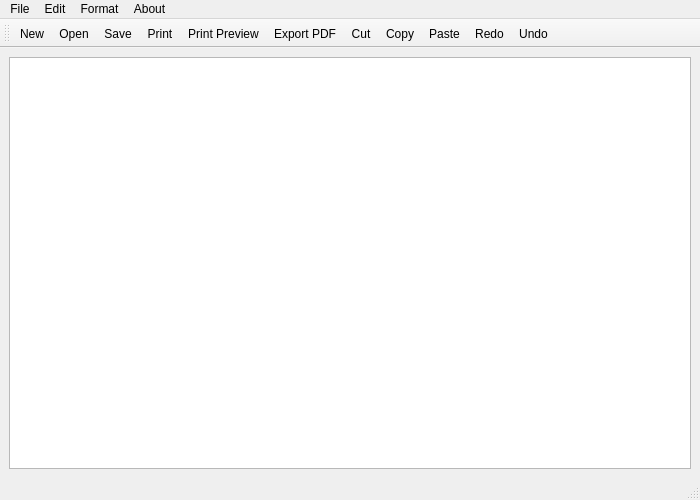
<?xml version="1.0" encoding="UTF-8"?>
<ui version="4.0">
 <class>MainWindow</class>
 <widget class="QMainWindow" name="MainWindow">
  <property name="geometry">
   <rect>
    <x>0</x>
    <y>0</y>
    <width>700</width>
    <height>500</height>
   </rect>
  </property>
  <property name="windowTitle">
   <string>NotePad App</string>
  </property>
  <widget class="QWidget" name="centralwidget">
   <layout class="QHBoxLayout" name="horizontalLayout">
    <item>
     <widget class="QTextEdit" name="textEdit"/>
    </item>
   </layout>
  </widget>
  <widget class="QMenuBar" name="menubar">
   <property name="geometry">
    <rect>
     <x>0</x>
     <y>0</y>
     <width>700</width>
     <height>22</height>
    </rect>
   </property>
   <widget class="QMenu" name="menuFile">
    <property name="title">
     <string>File</string>
    </property>
    <addaction name="actionNew"/>
    <addaction name="actionOpen"/>
    <addaction name="actionSave"/>
    <addaction name="separator"/>
    <addaction name="actionPrint"/>
    <addaction name="actionPrint_Preview"/>
    <addaction name="actionExport_PDF"/>
    <addaction name="separator"/>
    <addaction name="actionQuite"/>
   </widget>
   <widget class="QMenu" name="menuEdit">
    <property name="title">
     <string>Edit</string>
    </property>
    <addaction name="actionUndo"/>
    <addaction name="actionRedo"/>
    <addaction name="separator"/>
    <addaction name="actionCut"/>
    <addaction name="actionCopy"/>
    <addaction name="actionPaste"/>
   </widget>
   <widget class="QMenu" name="menuFormat">
    <property name="title">
     <string>Format</string>
    </property>
    <addaction name="actionBold"/>
    <addaction name="actionItalic"/>
    <addaction name="actionUnderline"/>
    <addaction name="separator"/>
    <addaction name="actionLeft"/>
    <addaction name="actionRight"/>
    <addaction name="actionCenter"/>
    <addaction name="actionJustify"/>
    <addaction name="separator"/>
    <addaction name="actionFont"/>
    <addaction name="actionColor"/>
   </widget>
   <widget class="QMenu" name="menuAbout">
    <property name="title">
     <string>About</string>
    </property>
    <addaction name="actionAbout_App"/>
   </widget>
   <addaction name="menuFile"/>
   <addaction name="menuEdit"/>
   <addaction name="menuFormat"/>
   <addaction name="menuAbout"/>
  </widget>
  <widget class="QStatusBar" name="statusbar"/>
  <widget class="QToolBar" name="toolBar">
   <property name="windowTitle">
    <string>toolBar</string>
   </property>
   <attribute name="toolBarArea">
    <enum>TopToolBarArea</enum>
   </attribute>
   <attribute name="toolBarBreak">
    <bool>false</bool>
   </attribute>
   <addaction name="actionNew"/>
   <addaction name="actionOpen"/>
   <addaction name="actionSave"/>
   <addaction name="actionPrint"/>
   <addaction name="actionPrint_Preview"/>
   <addaction name="actionExport_PDF"/>
   <addaction name="actionCut"/>
   <addaction name="actionCopy"/>
   <addaction name="actionPaste"/>
   <addaction name="actionRedo"/>
   <addaction name="actionUndo"/>
  </widget>
  <action name="actionNew">
   <property name="icon">
    <iconset resource="images/images.qrc">
     <normaloff>:/images/new.png</normaloff>:/images/new.png</iconset>
   </property>
   <property name="text">
    <string>New</string>
   </property>
   <property name="shortcut">
    <string>Ctrl+N</string>
   </property>
  </action>
  <action name="actionOpen">
   <property name="icon">
    <iconset resource="images/images.qrc">
     <normaloff>:/images/open.png</normaloff>:/images/open.png</iconset>
   </property>
   <property name="text">
    <string>Open</string>
   </property>
   <property name="shortcut">
    <string>Ctrl+O</string>
   </property>
  </action>
  <action name="actionSave">
   <property name="icon">
    <iconset>
     <normaloff>images/save.png</normaloff>images/save.png</iconset>
   </property>
   <property name="text">
    <string>Save</string>
   </property>
   <property name="shortcut">
    <string>Ctrl+S</string>
   </property>
  </action>
  <action name="actionPrint">
   <property name="icon">
    <iconset resource="images/images.qrc">
     <normaloff>:/images/print.png</normaloff>:/images/print.png</iconset>
   </property>
   <property name="text">
    <string>Print</string>
   </property>
   <property name="shortcut">
    <string>Ctrl+P</string>
   </property>
  </action>
  <action name="actionPrint_Preview">
   <property name="icon">
    <iconset resource="images/images.qrc">
     <normaloff>:/images/printprev.png</normaloff>:/images/printprev.png</iconset>
   </property>
   <property name="text">
    <string>Print Preview</string>
   </property>
   <property name="shortcut">
    <string>Ctrl+Shift+P</string>
   </property>
  </action>
  <action name="actionExport_PDF">
   <property name="icon">
    <iconset resource="images/images.qrc">
     <normaloff>:/images/pdf.png</normaloff>:/images/pdf.png</iconset>
   </property>
   <property name="text">
    <string>Export PDF</string>
   </property>
   <property name="shortcut">
    <string>Ctrl+E</string>
   </property>
  </action>
  <action name="actionQuite">
   <property name="icon">
    <iconset resource="images/images.qrc">
     <normaloff>:/images/exit.png</normaloff>:/images/exit.png</iconset>
   </property>
   <property name="text">
    <string>Quite</string>
   </property>
   <property name="shortcut">
    <string>Ctrl+Q</string>
   </property>
  </action>
  <action name="actionUndo">
   <property name="icon">
    <iconset resource="images/images.qrc">
     <normaloff>:/images/undo.png</normaloff>:/images/undo.png</iconset>
   </property>
   <property name="text">
    <string>Undo</string>
   </property>
   <property name="shortcut">
    <string>Ctrl+Z</string>
   </property>
  </action>
  <action name="actionRedo">
   <property name="icon">
    <iconset resource="images/images.qrc">
     <normaloff>:/images/redo.png</normaloff>:/images/redo.png</iconset>
   </property>
   <property name="text">
    <string>Redo</string>
   </property>
   <property name="shortcut">
    <string>Ctrl+Y</string>
   </property>
  </action>
  <action name="actionCut">
   <property name="icon">
    <iconset resource="images/images.qrc">
     <normaloff>:/images/cut.png</normaloff>:/images/cut.png</iconset>
   </property>
   <property name="text">
    <string>Cut</string>
   </property>
   <property name="shortcut">
    <string>Ctrl+X</string>
   </property>
  </action>
  <action name="actionCopy">
   <property name="icon">
    <iconset resource="images/images.qrc">
     <normaloff>:/images/copy.png</normaloff>:/images/copy.png</iconset>
   </property>
   <property name="text">
    <string>Copy</string>
   </property>
   <property name="shortcut">
    <string>Ctrl+C</string>
   </property>
  </action>
  <action name="actionPaste">
   <property name="icon">
    <iconset resource="images/images.qrc">
     <normaloff>:/images/paste.png</normaloff>:/images/paste.png</iconset>
   </property>
   <property name="text">
    <string>Paste</string>
   </property>
   <property name="shortcut">
    <string>Ctrl+V</string>
   </property>
  </action>
  <action name="actionBold">
   <property name="icon">
    <iconset resource="images/images.qrc">
     <normaloff>:/images/bold.png</normaloff>:/images/bold.png</iconset>
   </property>
   <property name="text">
    <string>Bold</string>
   </property>
   <property name="shortcut">
    <string>Ctrl+B</string>
   </property>
  </action>
  <action name="actionItalic">
   <property name="icon">
    <iconset resource="images/images.qrc">
     <normaloff>:/images/italic.png</normaloff>:/images/italic.png</iconset>
   </property>
   <property name="text">
    <string>Italic</string>
   </property>
   <property name="shortcut">
    <string>Ctrl+I</string>
   </property>
  </action>
  <action name="actionUnderline">
   <property name="icon">
    <iconset resource="images/images.qrc">
     <normaloff>:/images/underline.png</normaloff>:/images/underline.png</iconset>
   </property>
   <property name="text">
    <string>Underline</string>
   </property>
   <property name="shortcut">
    <string>Ctrl+E</string>
   </property>
  </action>
  <action name="actionLeft">
   <property name="icon">
    <iconset resource="images/images.qrc">
     <normaloff>:/images/left.png</normaloff>:/images/left.png</iconset>
   </property>
   <property name="text">
    <string>Left</string>
   </property>
   <property name="shortcut">
    <string>Ctrl+L</string>
   </property>
  </action>
  <action name="actionRight">
   <property name="icon">
    <iconset resource="images/images.qrc">
     <normaloff>:/images/right.png</normaloff>:/images/right.png</iconset>
   </property>
   <property name="text">
    <string>Right</string>
   </property>
   <property name="shortcut">
    <string>Ctrl+R</string>
   </property>
  </action>
  <action name="actionCenter">
   <property name="icon">
    <iconset resource="images/images.qrc">
     <normaloff>:/images/center.png</normaloff>:/images/center.png</iconset>
   </property>
   <property name="text">
    <string>Center</string>
   </property>
   <property name="shortcut">
    <string>Ctrl+K</string>
   </property>
  </action>
  <action name="actionJustify">
   <property name="icon">
    <iconset resource="images/images.qrc">
     <normaloff>:/images/justify.png</normaloff>:/images/justify.png</iconset>
   </property>
   <property name="text">
    <string>Justify</string>
   </property>
   <property name="shortcut">
    <string>Ctrl+J</string>
   </property>
  </action>
  <action name="actionFont">
   <property name="icon">
    <iconset resource="images/images.qrc">
     <normaloff>:/images/font.png</normaloff>:/images/font.png</iconset>
   </property>
   <property name="text">
    <string>Font</string>
   </property>
  </action>
  <action name="actionColor">
   <property name="icon">
    <iconset resource="images/images.qrc">
     <normaloff>:/images/color.png</normaloff>:/images/color.png</iconset>
   </property>
   <property name="text">
    <string>Color</string>
   </property>
  </action>
  <action name="actionAbout_App">
   <property name="icon">
    <iconset resource="images/images.qrc">
     <normaloff>:/images/about.png</normaloff>:/images/about.png</iconset>
   </property>
   <property name="text">
    <string>About App</string>
   </property>
  </action>
 </widget>
 <resources>
  <include location="images/images.qrc"/>
 </resources>
 <connections/>
</ui>
